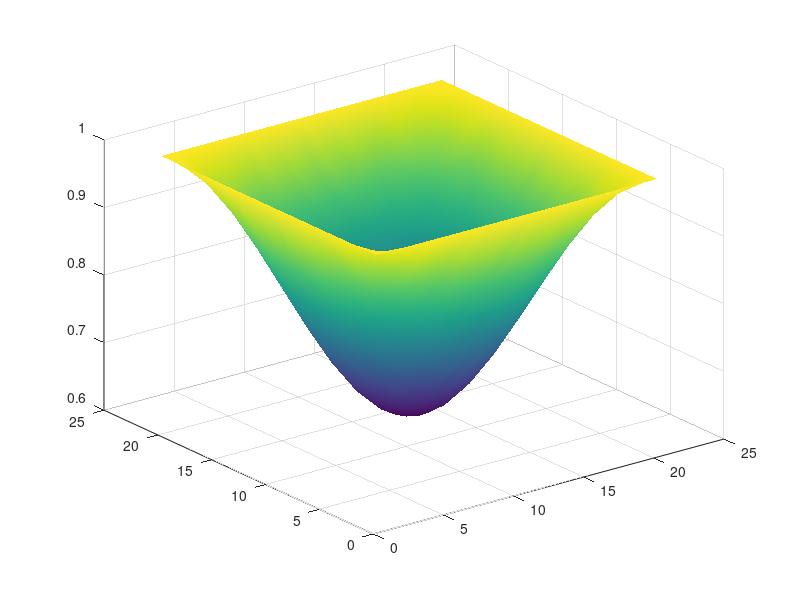

Reproduce this figure in MATLAB. (Note: this script raises an error after producing the figure.)
% Auto-generated MATLAB script
field = [ ...
    1.00000000E+00   1.00000000E+00   1.00000000E+00   1.00000000E+00   1.00000000E+00   1.00000000E+00   1.00000000E+00   1.00000000E+00   1.00000000E+00   1.00000000E+00   1.00000000E+00   1.00000000E+00   1.00000000E+00   1.00000000E+00   1.00000000E+00   1.00000000E+00   1.00000000E+00   1.00000000E+00   1.00000000E+00   1.00000000E+00   1.00000000E+00; ...
    1.00000000E+00   9.91023540E-01   9.82273459E-01   9.73964214E-01   9.66308832E-01   9.59486127E-01   9.53673601E-01   9.48997200E-01   9.45583284E-01   9.43495631E-01   9.42800224E-01   9.43495631E-01   9.45583284E-01   9.48997200E-01   9.53673601E-01   9.59486127E-01   9.66308832E-01   9.73964214E-01   9.82273459E-01   9.91023540E-01   1.00000000E+00; ...
    1.00000000E+00   9.82273459E-01   9.64988470E-01   9.48585212E-01   9.33457017E-01   9.19994235E-01   9.08501267E-01   8.99280906E-01   8.92522335E-01   8.88416469E-01   8.87025595E-01   8.88416469E-01   8.92522335E-01   8.99280906E-01   9.08501267E-01   9.19994235E-01   9.33457017E-01   9.48585212E-01   9.64988470E-01   9.82273459E-01   1.00000000E+00; ...
    1.00000000E+00   9.73964214E-01   9.48585212E-01   9.24484789E-01   9.02280807E-01   8.82492006E-01   8.65632951E-01   8.52069557E-01   8.42167497E-01   8.36112559E-01   8.34095478E-01   8.36112559E-01   8.42167497E-01   8.52069557E-01   8.65632951E-01   8.82492006E-01   9.02280807E-01   9.24484789E-01   9.48585212E-01   9.73964214E-01   1.00000000E+00; ...
    1.00000000E+00   9.66308832E-01   9.33457017E-01   9.02280807E-01   8.73528123E-01   8.47940683E-01   8.26097250E-01   8.08572888E-01   7.95727551E-01   7.87923932E-01   7.85280466E-01   7.87923932E-01   7.95727551E-01   8.08572888E-01   8.26097250E-01   8.47940683E-01   8.73528183E-01   9.02280807E-01   9.33457017E-01   9.66308832E-01   1.00000000E+00; ...
    1.00000000E+00   9.59486127E-01   9.19994235E-01   8.82492006E-01   8.47940683E-01   8.17147851E-01   7.90913582E-01   7.69807994E-01   7.54399478E-01   7.44977593E-01   7.41838694E-01   7.44977593E-01   7.54399478E-01   7.69807994E-01   7.90913582E-01   8.17147851E-01   8.47940683E-01   8.82492065E-01   9.19994235E-01   9.59486127E-01   1.00000000E+00; ...
    1.00000000E+00   9.53673601E-01   9.08501267E-01   8.65632951E-01   8.26097250E-01   7.90913582E-01   7.60878444E-01   7.36781716E-01   7.19119191E-01   7.08388805E-01   7.04754174E-01   7.08388805E-01   7.19119191E-01   7.36781716E-01   7.60878444E-01   7.90913582E-01   8.26097310E-01   8.65632951E-01   9.08501327E-01   9.53673601E-01   1.00000000E+00; ...
    1.00000000E+00   9.48997200E-01   8.99280906E-01   8.52069557E-01   8.08572888E-01   7.69807994E-01   7.36781716E-01   7.10212111E-01   6.90814257E-01   6.78953350E-01   6.75001562E-01   6.78953350E-01   6.90814257E-01   7.10212171E-01   7.36781716E-01   7.69808054E-01   8.08572888E-01   8.52069616E-01   8.99280906E-01   9.48997259E-01   1.00000000E+00; ...
    1.00000000E+00   9.45583284E-01   8.92522335E-01   8.42167497E-01   7.95727551E-01   7.54399478E-01   7.19119191E-01   6.90814257E-01   6.70067310E-01   6.57462895E-01   6.53193712E-01   6.57462895E-01   6.70067310E-01   6.90814257E-01   7.19119191E-01   7.54399478E-01   7.95727611E-01   8.42167497E-01   8.92522335E-01   9.45583284E-01   1.00000000E+00; ...
    1.00000000E+00   9.43495631E-01   8.88416469E-01   8.36112559E-01   7.87923932E-01   7.44977593E-01   7.08388805E-01   6.78953350E-01   6.57462895E-01   6.44322753E-01   6.39944553E-01   6.44322753E-01   6.57462895E-01   6.78953350E-01   7.08388805E-01   7.44977713E-01   7.87923932E-01   8.36112618E-01   8.88416469E-01   9.43495631E-01   1.00000000E+00; ...
    1.00000000E+00   9.42800224E-01   8.87025595E-01   8.34095478E-01   7.85280466E-01   7.41838694E-01   7.04754174E-01   6.75001562E-01   6.53193712E-01   6.39944553E-01   6.35457158E-01   6.39944553E-01   6.53193712E-01   6.75001562E-01   7.04754233E-01   7.41838694E-01   7.85280585E-01   8.34095478E-01   8.87025595E-01   9.42800224E-01   1.00000000E+00; ...
    1.00000000E+00   9.43495631E-01   8.88416469E-01   8.36112559E-01   7.87923932E-01   7.44977593E-01   7.08388805E-01   6.78953350E-01   6.57462895E-01   6.44322753E-01   6.39944553E-01   6.44322753E-01   6.57462895E-01   6.78953350E-01   7.08388805E-01   7.44977713E-01   7.87923932E-01   8.36112618E-01   8.88416469E-01   9.43495631E-01   1.00000000E+00; ...
    1.00000000E+00   9.45583284E-01   8.92522335E-01   8.42167497E-01   7.95727551E-01   7.54399478E-01   7.19119191E-01   6.90814257E-01   6.70067310E-01   6.57462895E-01   6.53193712E-01   6.57462895E-01   6.70067310E-01   6.90814257E-01   7.19119191E-01   7.54399478E-01   7.95727611E-01   8.42167497E-01   8.92522335E-01   9.45583284E-01   1.00000000E+00; ...
    1.00000000E+00   9.48997200E-01   8.99280906E-01   8.52069557E-01   8.08572888E-01   7.69807994E-01   7.36781716E-01   7.10212171E-01   6.90814257E-01   6.78953350E-01   6.75001562E-01   6.78953350E-01   6.90814257E-01   7.10212171E-01   7.36781716E-01   7.69808054E-01   8.08572888E-01   8.52069616E-01   8.99280906E-01   9.48997259E-01   1.00000000E+00; ...
    1.00000000E+00   9.53673601E-01   9.08501267E-01   8.65632951E-01   8.26097250E-01   7.90913582E-01   7.60878444E-01   7.36781716E-01   7.19119191E-01   7.08388805E-01   7.04754233E-01   7.08388805E-01   7.19119191E-01   7.36781716E-01   7.60878444E-01   7.90913582E-01   8.26097310E-01   8.65632951E-01   9.08501327E-01   9.53673601E-01   1.00000000E+00; ...
    1.00000000E+00   9.59486127E-01   9.19994235E-01   8.82492006E-01   8.47940683E-01   8.17147851E-01   7.90913582E-01   7.69808054E-01   7.54399478E-01   7.44977713E-01   7.41838694E-01   7.44977713E-01   7.54399478E-01   7.69808054E-01   7.90913582E-01   8.17147851E-01   8.47940683E-01   8.82492065E-01   9.19994235E-01   9.59486127E-01   1.00000000E+00; ...
    1.00000000E+00   9.66308832E-01   9.33457017E-01   9.02280807E-01   8.73528183E-01   8.47940683E-01   8.26097310E-01   8.08572888E-01   7.95727611E-01   7.87923932E-01   7.85280585E-01   7.87923932E-01   7.95727611E-01   8.08572888E-01   8.26097310E-01   8.47940683E-01   8.73528183E-01   9.02280807E-01   9.33457017E-01   9.66308832E-01   1.00000000E+00; ...
    1.00000000E+00   9.73964214E-01   9.48585212E-01   9.24484789E-01   9.02280807E-01   8.82492065E-01   8.65632951E-01   8.52069616E-01   8.42167497E-01   8.36112618E-01   8.34095478E-01   8.36112618E-01   8.42167497E-01   8.52069616E-01   8.65632951E-01   8.82492065E-01   9.02280807E-01   9.24484789E-01   9.48585212E-01   9.73964214E-01   1.00000000E+00; ...
    1.00000000E+00   9.82273459E-01   9.64988470E-01   9.48585212E-01   9.33457017E-01   9.19994235E-01   9.08501327E-01   8.99280906E-01   8.92522335E-01   8.88416469E-01   8.87025595E-01   8.88416469E-01   8.92522335E-01   8.99280906E-01   9.08501327E-01   9.19994235E-01   9.33457017E-01   9.48585212E-01   9.64988470E-01   9.82273459E-01   1.00000000E+00; ...
    1.00000000E+00   9.91023540E-01   9.82273459E-01   9.73964214E-01   9.66308832E-01   9.59486127E-01   9.53673601E-01   9.48997259E-01   9.45583284E-01   9.43495631E-01   9.42800224E-01   9.43495631E-01   9.45583284E-01   9.48997259E-01   9.53673601E-01   9.59486127E-01   9.66308832E-01   9.73964214E-01   9.82273459E-01   9.91023540E-01   1.00000000E+00; ...
    1.00000000E+00   1.00000000E+00   1.00000000E+00   1.00000000E+00   1.00000000E+00   1.00000000E+00   1.00000000E+00   1.00000000E+00   1.00000000E+00   1.00000000E+00   1.00000000E+00   1.00000000E+00   1.00000000E+00   1.00000000E+00   1.00000000E+00   1.00000000E+00   1.00000000E+00   1.00000000E+00   1.00000000E+00   1.00000000E+00   1.00000000E+00 ];

% Surface plot (auto-generated)
[ny, nx] = size(field);
[X, Y] = meshgrid(1:nx, 1:ny);
fig = figure('Color','w');
ax = axes('Parent', fig);
h = surf(ax, X, Y, field);
shading(ax, 'interp');
colormap(ax, parula);
cb = colorbar(ax);
cb.Label.String = 'field value';
grid(ax, 'on');
box(ax, 'on');
axis(ax, 'tight');
view(ax, 45, 30);
xlabel(ax, 'i (x index)');
ylabel(ax, 'j (y index)');
zlabel(ax, 'field');
title(ax, sprintf('field (%d x %d)', ny, nx));
set(ax, 'FontSize', 12, 'LineWidth', 1);
set(h, 'EdgeColor', 'k');
drawnow;
